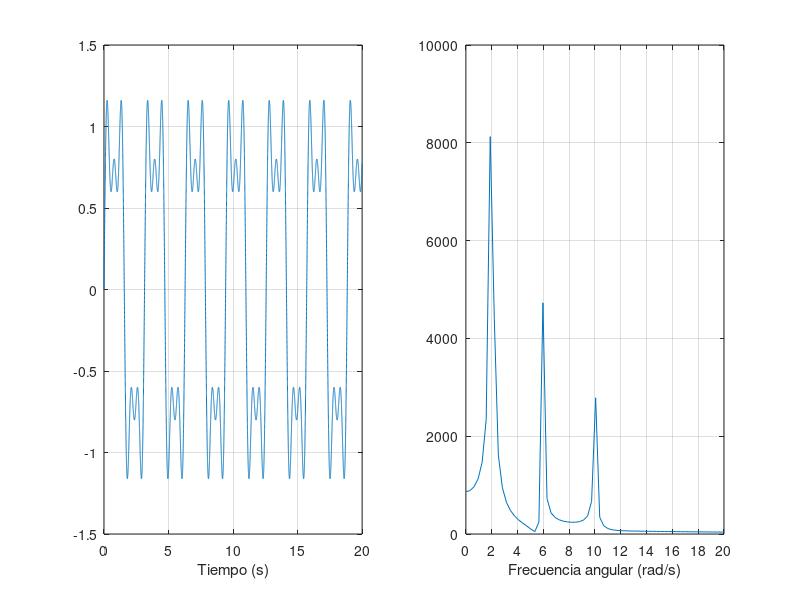

Here is the MATLAB script that generated this plot: (Note: this script raises an error after producing the figure.)
%% EJERCICIO 1a

% Señal (en tiempo y en frecuencia)
w = 2;
L = 20001; % 20001 para incluir el 0 y 1 que Ts sea 0,001s por ejemplo
t = linspace(0,20,L);
Ts = 20/(L-1); %0,001
Fs = 1/Ts; %500
yin = sin(w*t) + 0.5*sin(3*w*t) + 0.3*sin(5*w*t);

Y = fft(yin);
f = linspace(0,Fs,L);

subplot(1,2,1);
plot(t, yin)
xlabel('Tiempo (s)')
grid("on");

subplot(1,2,2)
plot(2*pi*f,abs(Y))
xlim([0,20])
xticks(linspace(0,20,11))
xlabel('Frecuencia angular (rad/s)')
grid("on");


%% EJERCICIO 1b

ws = 2*pi*Fs;
w = linspace(0,ws,L);

% 1ª COMPONENTE CON FILTRO ELÍPTICO
n = 3;
wc = 2;
wc_norm = wc/(2*pi*Fs/2);
[num,den] = butter(n, wc_norm, "low", "z"); %wc entre 0 y 1, siendo 1 es wc/2
alfap = 0.3; %Menor que 1 dB
alfas = 30; %Entre 20 y 40 dB
[num,den] = ellip(n, alfap, alfas, wc_norm, "low", "z");
yout1 = filtfilt(num, den, yin);
YOUT1 = fft(yout1); % Devuelve YOUT para L/2 valores entre 0 y Fs/2

% Respuesta en frecuencia del filtro
[Hw1] = freqz(num, den, w*(pi/ws));

posiciones = [1,2,3,4];
limitesx = [0,10];
dibujar(t,yout1,f,YOUT1,w/2,Hw1,posiciones,limitesx)



% 2ª COMPONENTE CON FILTRO CHEBYSHEV 1
n = 2;
wc = [5,7];
wc_norm = wc/(2*pi*Fs/2);
alfap = 0.3;
[num,den] = cheby1(n, alfap, wc_norm, "bandpass", "z");
yout2 = filtfilt(num, den, yin);
YOUT2 = fft(yout2); % Devuelve YOUT para L/2 valores entre 0 y Fs/2

% Respuesta en frecuencia del filtro
[Hw2] = freqz(num, den, w*(pi/ws));

posiciones = [5,6,7,8];
limitesx = [0,10];
dibujar(t,yout2,f,YOUT2,w/2,Hw2,posiciones,limitesx)



% 3ª COMPONENTE CON FILTRO ELÍPTICO
n = 5;
wc = 10;
wc_norm = wc/(2*pi*Fs/2);
alfap = 0.3; 
alfas = 30;
[num,den] = ellip(n, alfap, alfas, wc_norm, "high", "z");
yout3 = filtfilt(num, den, yin);
YOUT3 = fft(yout3); % Devuelve YOUT para L/2 valores entre 0 y Fs/2

% Respuesta en frecuencia del filtro
[Hw3] = freqz(num, den, w*(pi/ws));

posiciones = [9,10,11,12];
limitesx = [0,12];
dibujar(t,yout3,f,YOUT3,w/2,Hw3,posiciones,limitesx)


%% EJERCICIO 1c

y_rec = yout1+yout2+yout3;
plot(t,y_rec)
xlabel('Tiempo(s)')
grid();



%% EJERCICIO 2a
audios = ["mel1.wav", "mel1_noise.wav"];
for i = 1:2
    [x, Fs] = audioread(audios(i));
    %sound(x, Fs);
    %pause(length(x)/Fs);
    L = length(x);
    X = fft(x);
    f = linspace(0,Fs,L);
    subplot(1,2,i)
    plot(f,abs(X));
    xlim([0,Fs/4]);
    xlabel('Frecuencia (Hz)');
    xlim([0,4000]);
    grid();
end






%%
function dibujar(t,y1,f,Y1,w,Hw,posiciones,limitesx)
    % Plot de la salida (en tiempo y en frecuencia)
    subplot(3,4,posiciones(1));
    plot(t,y1);
    if posiciones == [1,2,3,4]
        title('Salidas (tiempo)');
    end
    xlim([0,10]);
    xticks(linspace(0,10,6));
    grid("on");
    if posiciones == [9,10,11,12]
        xlabel('Tiempo(s)')
    end
    
    subplot(3,4,posiciones(2))
    plot(2*pi*f, abs(Y1))
    xlim(limitesx)
    xticks(linspace(min(limitesx), max(limitesx), 1+max(limitesx)/2))
    if posiciones == [1,2,3,4]
        title('Salidas (frecuencia)')
    end
    grid("on");
    if posiciones == [9,10,11,12]
        xlabel('Frecuencia (rad/s)')
    end
    
    % Plot del filtro (amplitud y fase)
    subplot(3,4,posiciones(3))
    plot(w, abs(Hw))
    xlim(limitesx)
    xticks(linspace(min(limitesx), max(limitesx), 1+max(limitesx)/2))
    ylim([-0.1, 1.1])
    if posiciones == [1,2,3,4]
        title('Filtros (amplitud)')
    end
    grid("on");
    if posiciones == [9,10,11,12]
        xlabel('Frecuencia (rad/s)')
    end
    
    subplot(3,4,posiciones(4));
    plot(w, angle(Hw));
    xlim(limitesx);
    xticks(linspace(min(limitesx), max(limitesx), 1+max(limitesx)/2));
    if posiciones == [1,2,3,4]
        title('Filtros (fase)')
    end
    grid("on");
    if posiciones == [9,10,11,12]
        xlabel('Frecuencia (rad/s)')
    end
    

end